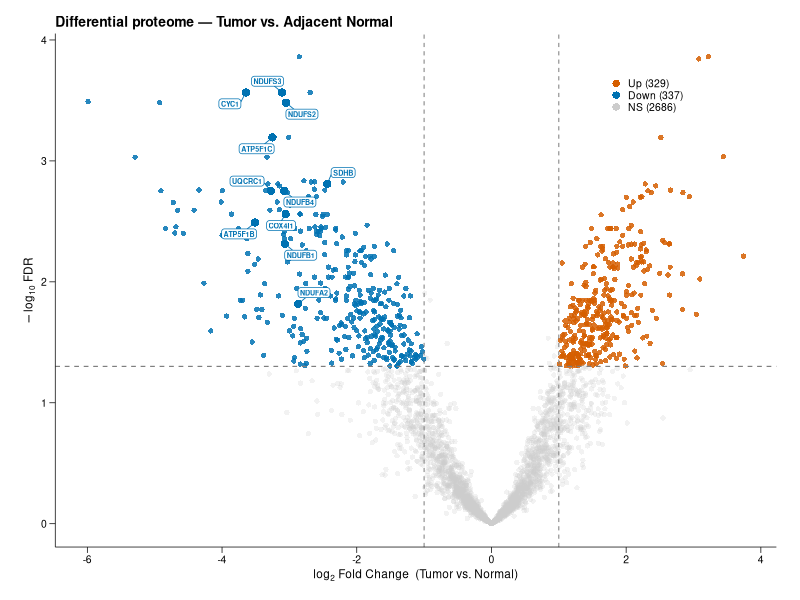
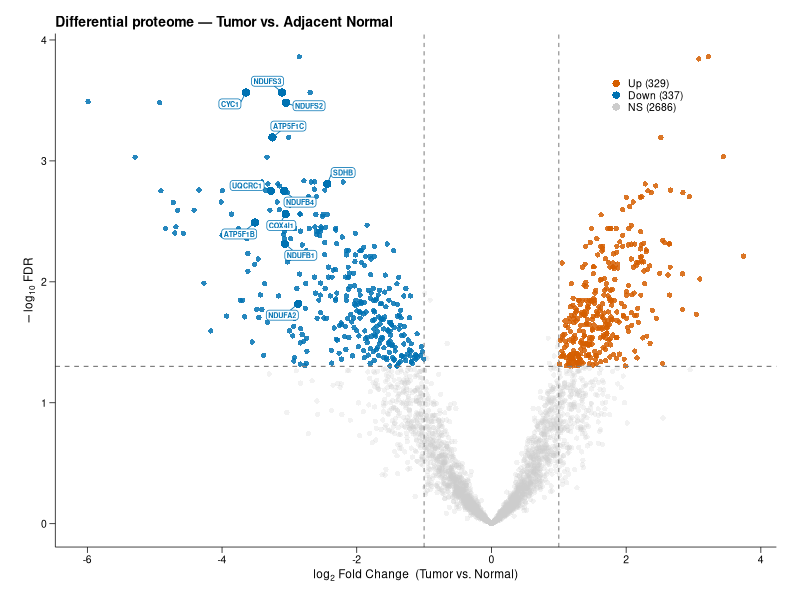

The R source for these figures, in order:
#!/usr/bin/env Rscript
# =============================================================================
# 17b_volcano_oxphos.R
# Volcán con proteínas OXPHOS/Complejo I destacadas para póster
# Output: results/figures/pub/main/Sec0_FigB_volcano_oxphos.png/.pdf
# Ambiente: omics-R
# =============================================================================

suppressPackageStartupMessages({
  library(ggplot2)
  library(dplyr)
  library(readr)
  library(tibble)
  library(ggrepel)
})

# Directorio del proyecto
args <- commandArgs(trailingOnly = FALSE)
script_flag <- args[grep("^--file=", args)]
if (length(script_flag) > 0) {
  proj_dir <- dirname(dirname(normalizePath(sub("^--file=", "", script_flag))))
  if (file.exists(file.path(proj_dir, "config/analysis_params.yaml")))
    setwd(proj_dir)
}
cat("Working directory:", getwd(), "\n")

# ── Colores y tema ────────────────────────────────────────────────────────────
# Paleta base (misma que script 17)
DE_COLS <- c(up = "#D55E00", down = "#0072B2", ns = "#CCCCCC", oxphos = "#0072B2")

theme_pub <- function() {
  theme_classic(base_size = 8.5, base_family = "sans") +
    theme(
      plot.title   = element_text(size = 10, face = "bold", hjust = 0,
                                  margin = margin(b = 2)),
      axis.title   = element_text(size = 8.5),
      axis.text    = element_text(size = 7.5, color = "black"),
      legend.title = element_text(size = 7.5, face = "bold"),
      legend.text  = element_text(size = 7.5),
      legend.key.size   = unit(3, "mm"),
      legend.background = element_blank(),
      axis.line  = element_line(linewidth = 0.25, color = "black"),
      axis.ticks = element_line(linewidth = 0.25, color = "black"),
      axis.ticks.length = unit(1.5, "mm"),
      plot.margin = margin(4, 6, 4, 6, "mm")
    )
}

# ── Cargar datos ──────────────────────────────────────────────────────────────
de <- read_tsv("results/tables/de_limma/01_TVsS_all_proteins.tsv",
               show_col_types = FALSE) %>%
  mutate(
    direction = case_when(
      sig.FDR_TVsS ==  1 ~ "up",
      sig.FDR_TVsS == -1 ~ "down",
      TRUE               ~ "ns"
    ),
    direction = factor(direction, levels = c("up", "down", "ns", "oxphos"))
  )

n_up   <- sum(de$direction == "up")
n_down <- sum(de$direction == "down")
n_ns   <- sum(de$direction == "ns")

# ── Proteínas OXPHOS a destacar ───────────────────────────────────────────────
# Representantes de cada complejo, seleccionadas por logFC más negativo
oxphos_highlight <- c(
  # Complejo I
  "NDUFS3", "NDUFS2", "NDUFB4", "NDUFB1", "NDUFA2",
  # Complejo II
  "SDHB",
  # Complejo III
  "CYC1", "UQCRC1",
  # Complejo IV
  "COX4I1",
  # Complejo V
  "ATP5F1B", "ATP5F1C"
)

# Reclasificar las OXPHOS como grupo propio (solo las DE significativas)
de <- de %>%
  mutate(
    group = case_when(
      gene_symbol %in% oxphos_highlight & direction %in% c("down", "up") ~ "oxphos",
      TRUE ~ as.character(direction)
    ),
    group = factor(group, levels = c("up", "down", "oxphos", "ns"))
  )

# Subsets para capas
de_bg    <- de %>% filter(group != "oxphos")
de_ox    <- de %>% filter(group == "oxphos")


# ── Figura ────────────────────────────────────────────────────────────────────
p <- ggplot(de_bg, aes(x = logFC_TVsS, y = -log10(adj.P.Val_TVsS))) +

  # 1. Fondo: todos los puntos no-OXPHOS
  geom_point(aes(color = group, alpha = group),
             size = 1.8, stroke = 0) +

  # 2. Líneas de corte
  geom_hline(yintercept = -log10(0.05), linetype = "dashed",
             linewidth = 0.4, color = "grey50") +
  geom_vline(xintercept = c(-1, 1), linetype = "dashed",
             linewidth = 0.35, color = "grey50") +

  # 3. Puntos OXPHOS encima (borde negro para destacar sobre los otros azules)
  geom_point(data = de_ox,
             aes(x = logFC_TVsS, y = -log10(adj.P.Val_TVsS)),
             color = "#0072B2", size = 2.8, stroke = 0) +

  # 4. Etiquetas OXPHOS
  geom_label_repel(
    data = de_ox,
    aes(label = gene_symbol),
    color = "#0072B2", fill = "white",
    size = 1.8, label.padding = 0.1, label.size = 0.25,
    max.overlaps = 20, segment.size = 0.3,
    min.segment.length = 0.1, show.legend = FALSE,
    fontface = "bold"
  ) +

  # 6. Escalas
  scale_color_manual(
    values = DE_COLS,
    labels = c(
      up   = sprintf("Up (%d)",   n_up),
      down = sprintf("Down (%d)", n_down),
      ns   = sprintf("NS (%d)",   n_ns)
    ),
    breaks = c("up", "down", "ns")
  ) +
  scale_alpha_manual(
    values = c(up = 0.85, down = 0.85, oxphos = 1, ns = 0.25),
    guide  = "none"
  ) +

  labs(
    title = "Differential proteome — Tumor vs. Adjacent Normal",
    x     = expression(log[2]~"Fold Change  (Tumor vs. Normal)"),
    y     = expression(-log[10]~"FDR"),
    color = NULL
  ) +
  theme_pub() +
  theme(legend.position = c(0.82, 0.88)) +
  guides(color = guide_legend(override.aes = list(size = 2.5, stroke = 0)))

# ── Guardar ───────────────────────────────────────────────────────────────────
out_dir <- "results/figures/pub/main"
dir.create(out_dir, recursive = TRUE, showWarnings = FALSE)

ggsave(file.path(out_dir, "Sec0_FigB_volcano_oxphos.pdf"),
       p, width = 180, height = 120, units = "mm",
       device = cairo_pdf, limitsize = FALSE)
ggsave(file.path(out_dir, "Sec0_FigB_volcano_oxphos.png"),
       p, width = 180, height = 120, units = "mm",
       dpi = 300, limitsize = FALSE)

cat("Guardado: Sec0_FigB_volcano_oxphos.png/.pdf\n")
